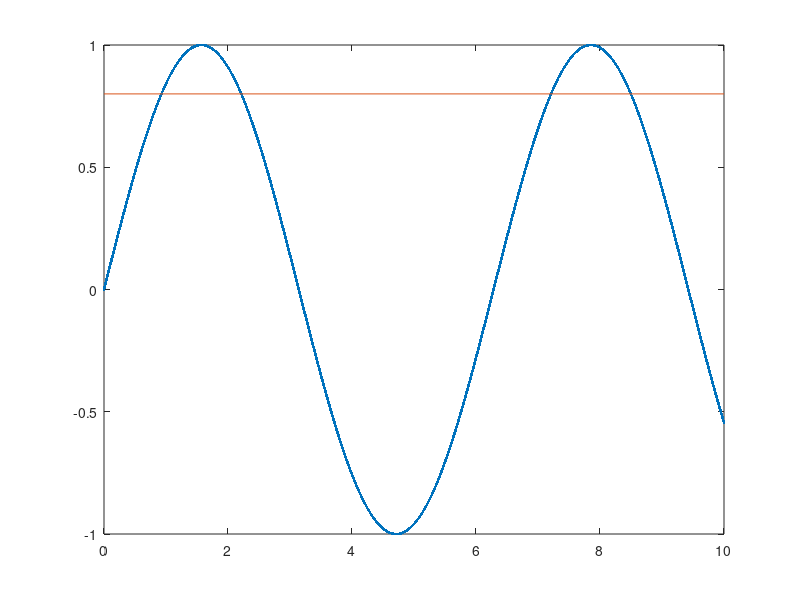

Recreate this plot in MATLAB.
clc, clearvars, close all

% a. Based uponthe folowing equation, what percent of y-values are greater
% than 0.8 for x = 0 to 10

% Parameters
max_x = 10;
x = linspace(0,max_x,100000); % Plotting more points to give accurate ans
y = sin(x);
y_check = 0.8;

% Plotting
figure(1)
plot(x,y,'.'), hold on, plot([0 max_x],[y_check y_check])

% Logical checking
y_greater = y > y_check;
count_y_greater = sum(y_greater);
percent_y_greater = (count_y_greater / length(y)) * 100



